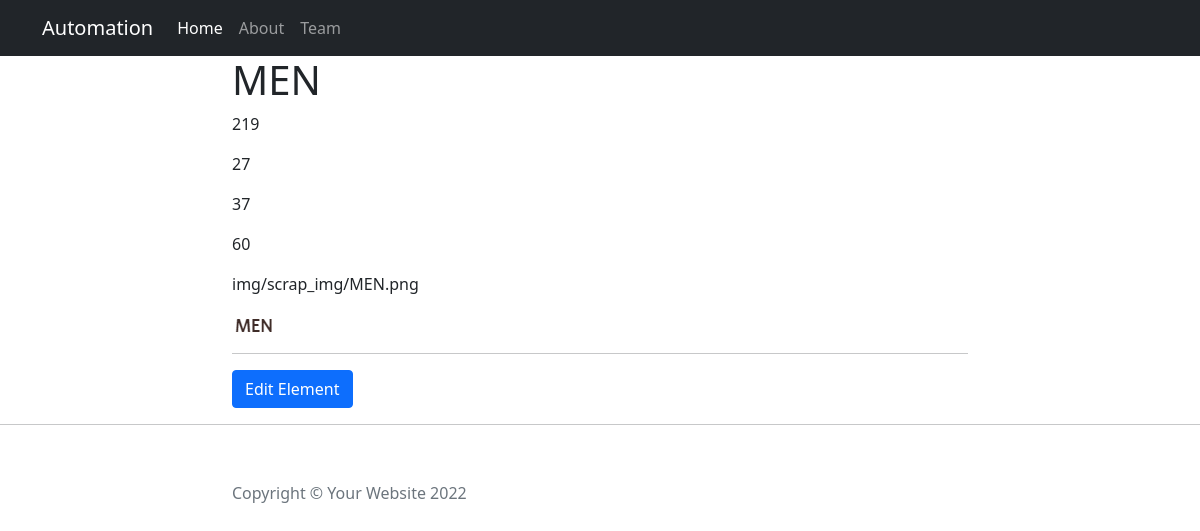
Page /post/8 on the earlier database version.
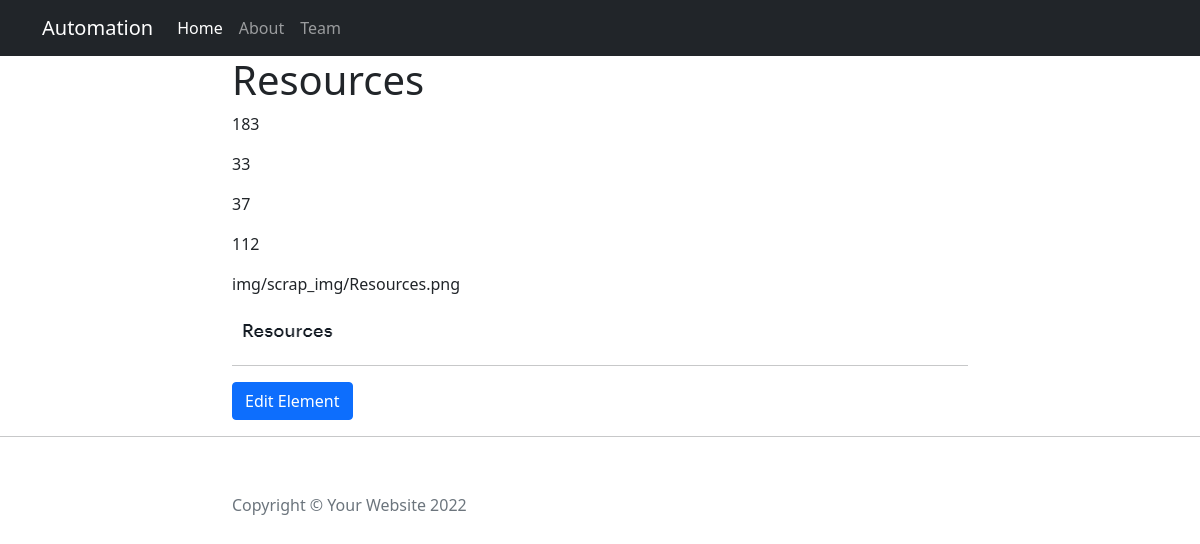
Same page on the later database version.
### app.py (models this page shows)
class ElementTable(db.Model):
    id = db.Column(db.Integer, primary_key=True)
    name = db.Column(db.String(250))
    x_cod = db.Column(db.Integer)
    y_cod = db.Column(db.Integer)
    height = db.Column(db.Integer)
    width = db.Column(db.Integer)
    img_url = db.Column(db.String(250))
    website = db.Column(db.String(300))

### app.py (the view)
@app.route("/post/<int:element_id>")
def show_element(element_id):
    requested_element = ElementTable.query.get(element_id)
    return render_template("element.html", element=requested_element)

### templates/element.html (shortened to what this page needs)
{% include "header.html" %}
  <header class="masthead" style="background-image: url('{{element.img_url}}')">
    <div class="container">
      <div class="row">
        <div class="col-lg-8 col-md-10 mx-auto">
          <div class="post-heading">
            <h1>Element Details : </h1>
          </div>
        </div>
      </div>
    </div>
  </header>
  <article>
    <div class="container">
      <div class="row">
        <div class="col-lg-8 col-md-10 mx-auto">
            <h1>{{element.name}}</h1>
            <p class="subheading">{{element.x_cod}}</p>
              <p class="subheading">{{element.y_cod}}</p>
              <p class="subheading">{{element.height}}</p>
              <p class="subheading">{{element.width}}</p>
                <p class="subheading">{{element.img_url}}</p>
            <img src="{{ url_for('static', filename=element.img_url) }}" />
          <hr>
           <div class="clearfix">
          <a class="btn btn-primary float-right" href="{{url_for('edit_element', element_id=element.id)}}">Edit Element</a>
        </div>
          </div>
      </div>
    </div>
  </article>
  <hr>
{% include "footer.html" %}

Differences in the rows shown:
changed ElementTable: name "MEN" → "Resources"; x_cod "219" → "183"; y_cod "27" → "33"; width "60" → "112"; img_url "img/scrap_img/MEN.png" → "img/scrap_img/Resources.png"; img_url: a different picture
